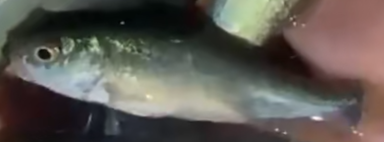
#> input picture Tincaeus/tincaeus100.png, 384 x 142 px, found by its file name; its folder holds only this picture in this run
$ python image_resizer_new.py
#> lines starting #> are read from the running program, lines starting #| are printed output that depends on the picture
#> in multiple_image_RGB_resize, png_image is the input picture: PIL image 384x142 RGBA; mean R, G, B, A 92.9, 88.3, 82.3, 255
import numpy as np
from PIL import Image
import os
from os import listdir

camera_height = 1944
camera_width = 2592
shrinking = 4
target_height = int(camera_height / shrinking)
target_width = int(camera_width / shrinking)

test_image_height = target_height * 1
test_image_width = target_width * 2

# [5 lines of commented-out code are left out]

def single_image_resize(partial_image_frame):
    image_orig_size = partial_image_frame.shape
    # fixing unmatched size due to rounding
    if (image_orig_size[1] < target_width):
        right_col = partial_image_frame[:, -1]
        right_col = right_col[:, np.newaxis]
        right_cols = np.tile(right_col, (1, target_width - image_orig_size[1]))
        partial_image_frame = np.concatenate((partial_image_frame, right_cols), 1)
    if (image_orig_size[0] < target_height):
        bottom_row = partial_image_frame[-1, :]
        bottom_rows = np.tile(bottom_row, (target_height - image_orig_size[0],1))
        partial_image_frame = np.concatenate((partial_image_frame, bottom_rows), 0)
    image_frame = partial_image_frame
    # print("Single reshaping done. Current shape:", image_frame.shape, "\n")
    return image_frame

def single_image_RGB_resize(png_image, counter, folder_path):
#> called with counter = 0, folder_path = 'Tincaeus'
    rgb_image = png_image.convert("RGB")
    array_image = np.array(rgb_image)

    orig_shape = array_image.shape
#> orig_shape = (142, 384, 3)
    # if smaller, then expand
    if (max(orig_shape[0] - target_height, orig_shape[1] - target_width) <= 0):
        alpha_height = target_height / orig_shape[0]
#> alpha_height = 3.42
        alpha_width = target_width / orig_shape[1]
#> alpha_width = 1.69
        # expanding using PIL
        # print("expanding")
        if (alpha_height > alpha_width):
            new_image = rgb_image.resize(( int(alpha_width * orig_shape[1]), int(alpha_width * orig_shape[0]) ))
        else:
            new_image = rgb_image.resize(( int(alpha_height * orig_shape[1]), int(alpha_height * orig_shape[0]) ))
    # if larger. then shrink
    else:
        alpha_height = target_height / orig_shape[0]
        alpha_width = target_width / orig_shape[1]
        # shrinking using PIL
        # print("shrinking")
        if (alpha_height > alpha_width):
            new_image = rgb_image.resize(( int(alpha_width * orig_shape[1]), int(alpha_width * orig_shape[0]) ))
        else:
            new_image = rgb_image.resize(( int(alpha_height * orig_shape[1]), int(alpha_height * orig_shape[0]) ))

    # print(new_image.size)
    # Filling with self-written function
    new_array_image = np.array(new_image)
    resized_rgb_image = np.zeros((target_height, target_width, 3))

    # print(target_height, target_width)

    resized_rgb_image[:,:,0] = single_image_resize(new_array_image[:,:,0])
#> in single_image_resize, `bottom_row = partial_image_frame[-1, :]`: bottom_row = 648 values, max 182 at index 643, min 16 at index 81, mean 59.23
#> in single_image_resize, `bottom_rows = np.tile(bottom_row, (target_height - image_orig_size[0],..`:
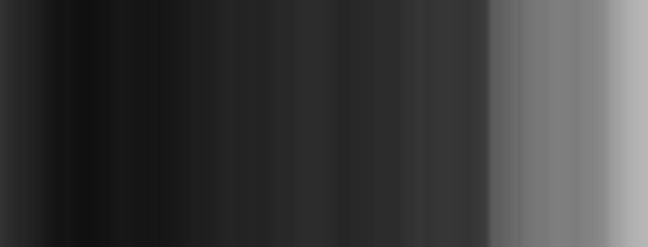
#> bottom_rows: shape (247, 648); min 16, max 182, mean 59.2
#> in single_image_resize, `partial_image_frame = np.concatenate((partial_image_frame, bottom_rows..`:
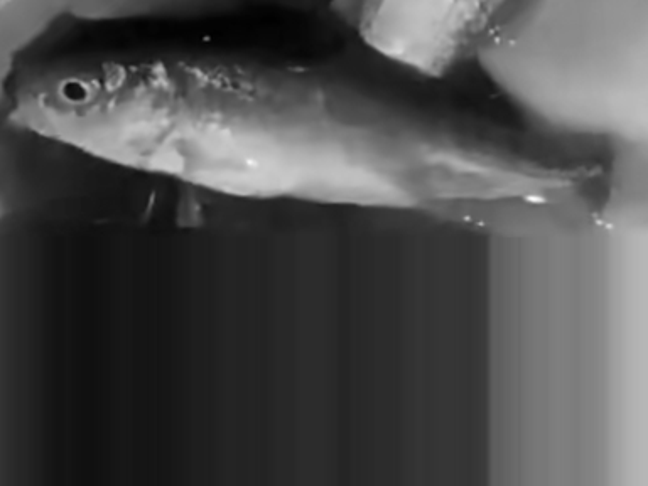
#> partial_image_frame: shape (486, 648); min 1, max 252, mean 75.8
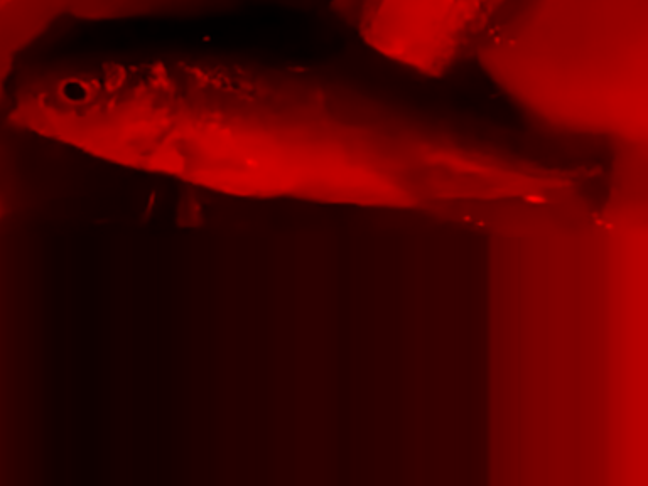
#> resized_rgb_image: shape (486, 648, 3) float64; mean R, G, B 75.8, 0, 0
    resized_rgb_image[:,:,1] = single_image_resize(new_array_image[:,:,1])
#> in single_image_resize (call 2), `bottom_row = partial_image_frame[-1, :]`: bottom_row = 648 values, max 139 at index 646, min 16 at index 72, mean 50.29
#> in single_image_resize (call 2), `bottom_rows = np.tile(bottom_row, (target_height - image_orig_size[0],..`:
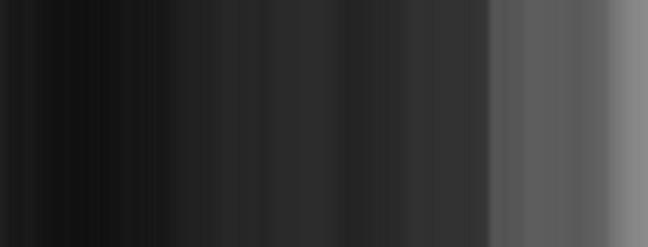
#> bottom_rows: shape (247, 648); min 16, max 139, mean 50.3
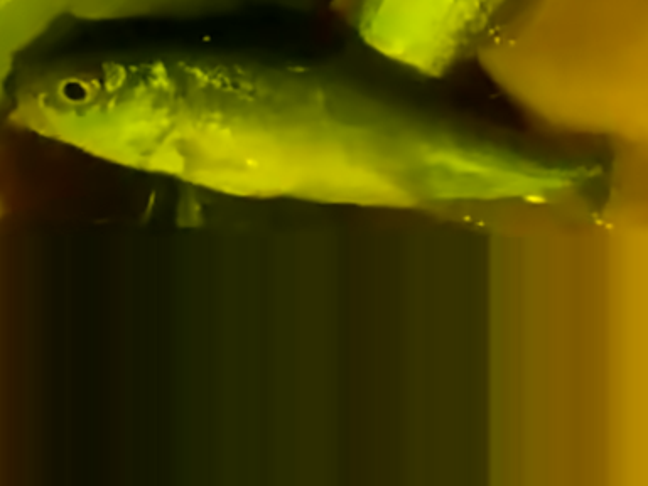
#> resized_rgb_image: shape (486, 648, 3) float64; mean R, G, B 75.8, 69, 0
    resized_rgb_image[:,:,2] = single_image_resize(new_array_image[:,:,2])
#> in single_image_resize (call 3), `bottom_row = partial_image_frame[-1, :]`: bottom_row = 648 values, max 139 at index 645, min 15 at index 57, mean 49.36
#> in single_image_resize (call 3), `partial_image_frame = np.concatenate((partial_image_frame, bottom_rows..`:
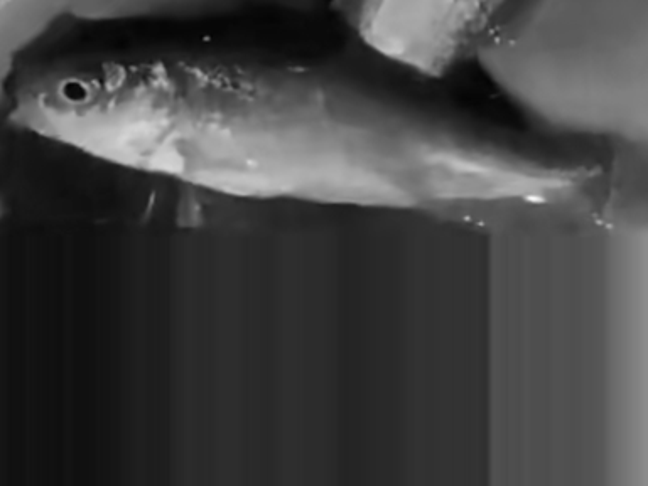
#> partial_image_frame: shape (486, 648); min 1, max 249, mean 65.6
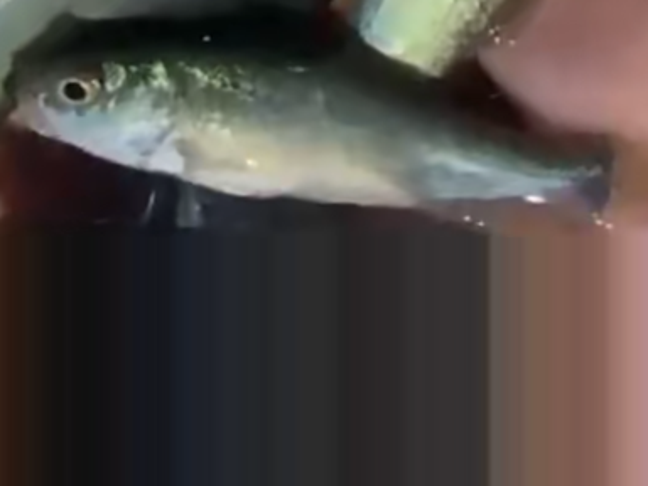
#> resized_rgb_image: shape (486, 648, 3) float64; mean R, G, B 75.8, 69, 65.6

    return resized_rgb_image

def multiple_image_RGB_resize(folder_path):
    counter = 0
    for images_name in os.listdir("cut_data/" + folder_path):
        if (images_name.endswith(".png")):
            try:
                png_image = Image.open ("cut_data/" + folder_path + "/" + images_name)
            except:
                continue

            resized_rgb_array = single_image_RGB_resize(png_image, counter, folder_path)

            formated_resized = resized_rgb_array.astype(np.uint8)
            formatted_image = Image.fromarray(formated_resized, 'RGB')
            formatted_image.save("resized_data/" + folder_path + "_fixed/" + str(counter) + '.png', 'png')
            counter += 1
            # print(counter)
        else:
            print("ERROR: ", images_name)
    return 1

# [4 lines of commented-out code are left out]

multiple_image_RGB_resize("Tincaeus")
print("Tincaeus done")


# [6 lines of commented-out code are left out]

$ run again, on Tincaeus/tincaeus18.png
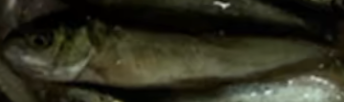
#> input picture Tincaeus/tincaeus18.png, 344 x 102 px, found by its file name
#> in multiple_image_RGB_resize, png_image is the input picture: PIL image 344x102 RGBA; mean R, G, B, A 47.9, 47.2, 32, 255
#> bottom_row = 648 values, max 165 at index 557, min 2 at index 247, mean 73.69
#> in single_image_RGB_resize, `resized_rgb_image[:,:,1] = single_image_resize(new_array_image[:,:,1])`:
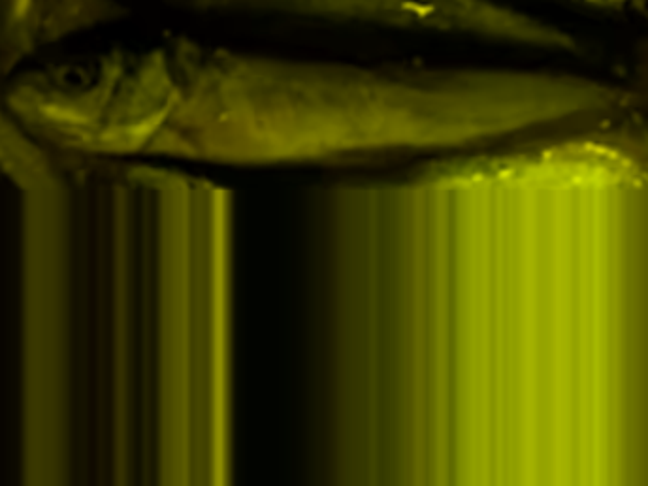
#> resized_rgb_image: shape (486, 648, 3) float64; mean R, G, B 63.5, 65.8, 0
#> in single_image_RGB_resize, `resized_rgb_image[:,:,2] = single_image_resize(new_array_image[:,:,2])`:
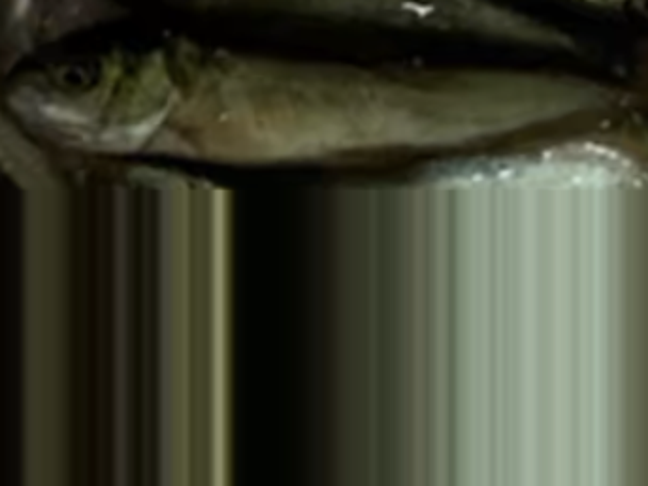
#> resized_rgb_image: shape (486, 648, 3) float64; mean R, G, B 63.5, 65.8, 49.8

$ run again, on Tincaeus/tincaeus23.png
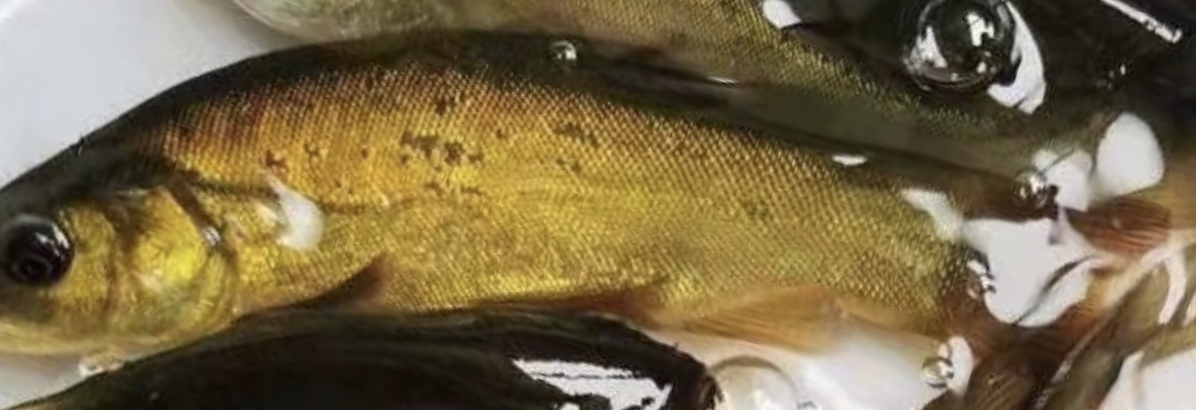
#> input picture Tincaeus/tincaeus23.png, 1196 x 410 px, found by its file name
#> in multiple_image_RGB_resize, png_image is the input picture: PIL image 1196x410 RGBA; mean R, G, B, A 120.5, 104.8, 71.6, 255
#> bottom_row = 648 values, max 253 at index 413, min 16 at index 110, mean 98.83
#> in single_image_RGB_resize, `resized_rgb_image[:,:,1] = single_image_resize(new_array_image[:,:,1])`:
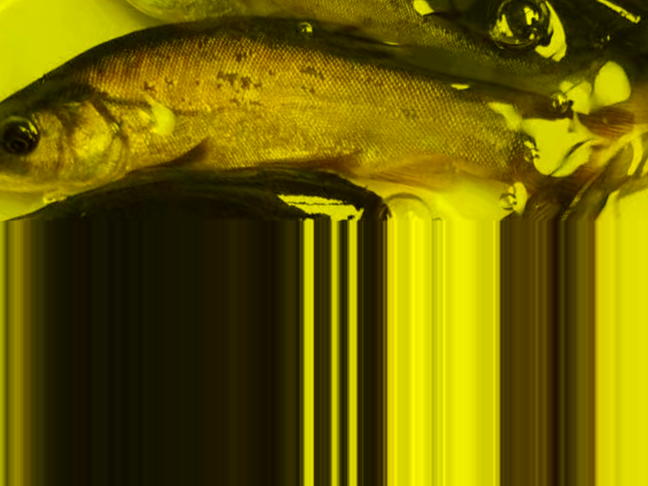
#> resized_rgb_image: shape (486, 648, 3) float64; mean R, G, B 108.7, 97.8, 0
#> in single_image_RGB_resize, `resized_rgb_image[:,:,2] = single_image_resize(new_array_image[:,:,2])`:
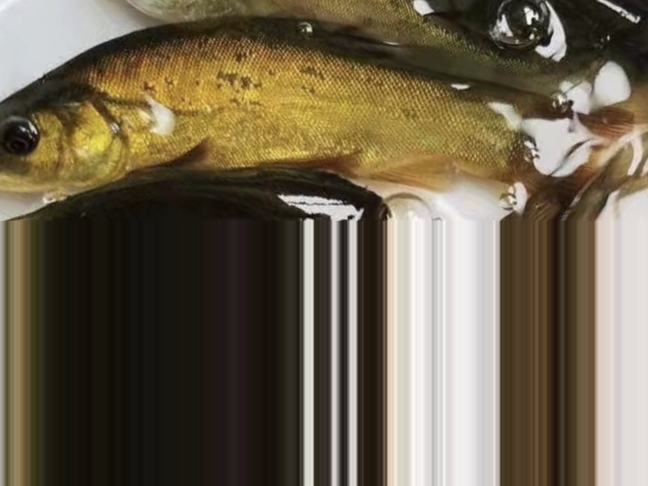
#> resized_rgb_image: shape (486, 648, 3) float64; mean R, G, B 108.7, 97.8, 77.5
